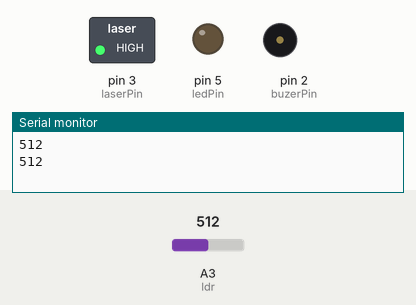
This sketch was run on a simulated Arduino Uno, built with avr-gcc and run on an emulated ATmega328P. Shown: switched loads named in the sketch (green lamp = pin HIGH), output pins drawn as LEDs (lit = HIGH), buzzer (waves = sounding, pin HIGH), the last lines printed to the serial monitor. The inputs (shaded band) are chosen by the test bench; at power-on: A3 (ldr) = 512.

Above: at 1.8 s.
1.9 s: A3 (ldr) set to 682
3.4 s: A3 (ldr) set to 708
At 5.2 s:
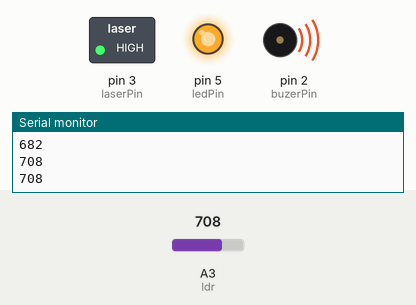
5.5 s: A3 (ldr) set to 690
At 6.9 s:
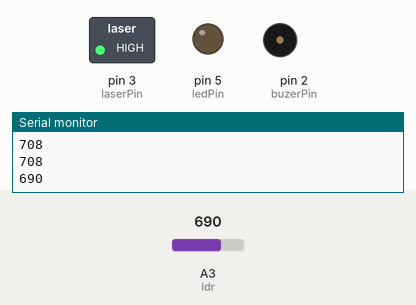
7.5 s: A3 (ldr) set to 710
At 8.4 s:
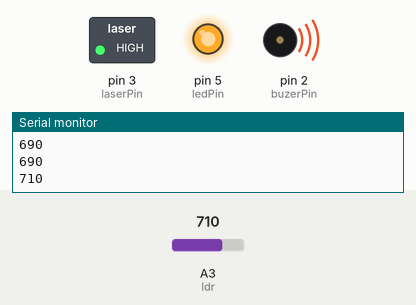
Timing chart, 0 to 10.5 s (numbered marks = the images above; inputs shaded):
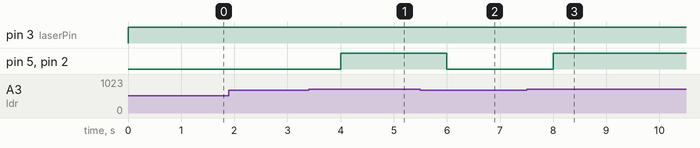

The sketch:

Code.ino
```cpp
/*
 this program calibirate the accuarcy of movement in straight line and gives warning when the object move otherwise.
*/

// defining the pins of the LED, Buzzer and the Laser.
  int laserPin = 3;
  int ledPin=5;
  int buzerPin=2;

void setup() {
  // initialize serial communication at 9600 bits per second:
  // initializing the laser,buzzer and the led as outputs
  pinMode(ledPin,OUTPUT);
  pinMode(laserPin, OUTPUT);
  pinMode(buzerPin,OUTPUT);
  Serial.begin(9600);

}


void loop() {

   digitalWrite(laserPin, HIGH); // turn on the laser and keep it on all the time.
  int sensorValue = analogRead(A3);// define the analog read of the ldr sensor to A3 analog pin.


  if(sensorValue>700){// if the laser hits the ldr sensor
    digitalWrite(ledPin,HIGH);//turn on the LED
    digitalWrite(buzerPin,HIGH);//turn on the buzzer

  }else{//if not
    digitalWrite(ledPin,LOW);//turn off the led
    digitalWrite(buzerPin,LOW);//turn off the buzzer.
  }
  Serial.println(sensorValue);//to print the value of the sensor to check for errors
  delay(1000);        // delay in between reads for stability
}
```

Measured:
- the behaviour switches between 700 and 701 on A3 (ldr) (found by bisection; images 0 and 1)
- after the input at 3.4 s, pin 5 (ledPin), pin 2 (buzerPin): LOW → HIGH after 0.60 s
- after the input at 5.5 s, pin 5 (ledPin), pin 2 (buzerPin): HIGH → LOW after 0.50 s
- after the input at 7.5 s, pin 5 (ledPin), pin 2 (buzerPin): LOW → HIGH after 0.50 s
